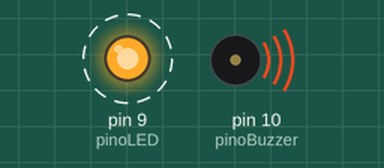
This sketch was run on a simulated Arduino Uno, built with avr-gcc and run on an emulated ATmega328P. On the bench: output pins drawn as LEDs (lit = HIGH), buzzer (waves = sounding). Dashed ring = blinking.

Above: at 0.15 s.
Timing chart, 0 to 3.0 s (numbered marks = the images above):
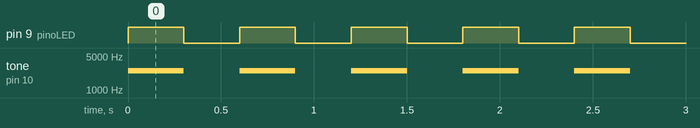

Measured:
- by itself, pin 9 (pinoLED): alternates HIGH for 0.30 s and LOW for 0.30 s
- by itself, tone on pin 10 (pinoBuzzer): alternates 2500 Hz for 0.30 s and silent for 0.30 s

The sketch:

12__Project_BuzzerAlertAndLED.ino
```cpp
// 12º Projeto: Alerta com Buzzer e Led.
// Gabriel Sassati da Costa

// Define o pino do buzzer
int pinoBuzzer = 10;
// Define o pino do LED
int pinoLED = 9;
// Define o tempo que o som e o LED ficam ligados
int tempoAtivo = 300; // em milissegundos (0,3 segundos)
// Define o tempo de pausa entre os alertas
int tempoPausa = 300; // em milissegundos (0,3 segundos)
// Define a frequência do som em Hertz (Hz)
int frequencia = 2500; // som agudo de 2500 Hz

void setup() {
// Configura o pino do LED como saída
pinMode(pinoLED, OUTPUT);
// O pino do buzzer não precisa de pinMode, pois a função tone() já faz isso
}

void loop() {
// Liga o LED, acendendo a luz
digitalWrite(pinoLED, HIGH);
// Ativa o buzzer com frequência de 2500 Hz
tone(pinoBuzzer, frequencia); // emite o som
// Espera com som e luz ligados
delay(tempoAtivo);
// Desliga o LED
digitalWrite(pinoLED, LOW);
// Desliga o som do buzzer
noTone(pinoBuzzer); // para o som
// Espera a pausa antes de repetir
  delay(tempoPausa);
}
```
